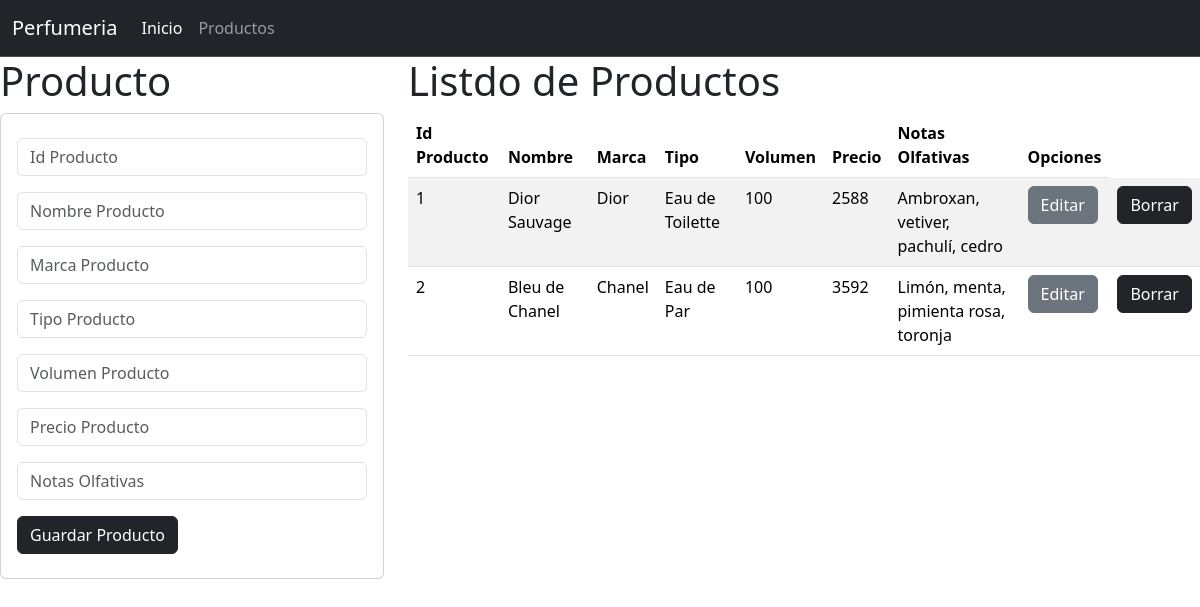
The page / on the database its author committed.
### producto_app/models.py (models this page shows, shortened)
class Producto(models.Model):
    id_producto=models.PositiveSmallIntegerField(primary_key=True,max_length=6)
    nombre=models.CharField(max_length=100)
    marca=models.CharField(max_length=100)
    tipo=models.CharField(max_length=100)
    volumen=models.PositiveSmallIntegerField()
    precio=models.PositiveSmallIntegerField()
    notas_olfativas=models.CharField(max_length=100)

### producto_app/views.py (the view)
# urls.py: path('',views.inicio_vista,name="inicio_vista"),
def inicio_vista(request):
    losproductos=Producto.objects.all()
    return render(request,'gestionarProducto.html',{'misproductos':losproductos})

### producto_app/templates/gestionarProducto.html
{% extends "base.html" %}
{% block cuerpo %}
<div class="row">
    <div class="col-sm-12 col-md-4 col-lg-4 col-xl-4">
        <h1>Producto</h1>
        <div class="card">
            <div class="card-body">
                <form action="registrarProducto/" method="POST"> {% csrf_token %}
                    <div class="form-group py-2">
                        <input type="text" id="numidproducto" name="numidproducto" class="form-control" placeholder="Id Producto" minlength="1" maxlength="6" required>
                    </div>
                    <div class="form-group py-2">
                        <input type="text" id="txtnombre" name="txtnombre" class="form-control" placeholder="Nombre Producto" maxlength="100" required>
                    </div>
                    <div class="form-group py-2">
                        <input type="text" id="txtmarca" name="txtmarca" class="form-control" placeholder="Marca Producto" maxlength="100" required>
                    </div>
                    <div class="form-group py-2">
                        <input type="text" id="txttipo" name="txttipo" class="form-control" placeholder="Tipo Producto" maxlength="10" required>
                    </div>
                    <div class="form-group py-2">
                        <input type="text" id="numvolumen" name="numvolumen" class="form-control" placeholder="Volumen Producto" maxlength="50" required>
                    </div>
                    <div class="form-group py-2">
                        <input type="text" id="numprecio" name="numprecio" class="form-control" placeholder="Precio Producto" maxlength="100" required>
                    </div>
                    <div class="form-group py-2">
                        <input type="text" id="txtnotas" name="txtnotas" class="form-control" placeholder="Notas Olfativas" maxlength="100" required>
                    </div>
                    <div class="form-group py-2">
                        <button type="submit" class="btn btn-dark">Guardar Producto</button>
                    </div>
                </form>
            </div>
        </div>
    </div>
    <div class="col-sm-12 col-md-8 col-lg-8 col-xl-8">
        <h1>Listdo de Productos</h1>
        <table class="table table-striped">
            <thead>
                <tr>
                    <th scope="col">Id Producto</th>
                    <th scope="col">Nombre</th>
                    <th scope="col">Marca</th>
                    <th scope="col">Tipo</th>
                    <th scope="col">Volumen</th>
                    <th scope="col">Precio</th>
                    <th scope="col">Notas Olfativas</th>
                    <th>Opciones</th>
                </tr>
            </thead>
            <tbody>
                {% for m in misproductos %}
                    <tr>
                        <td> {{m.id_producto}} </td>
                        <td> {{m.nombre}} </td>
                        <td> {{m.marca}} </td>
                        <td> {{m.tipo}} </td>
                        <td> {{m.volumen}} </td>
                        <td> {{m.precio}} </td>
                        <td> {{m.notas_olfativas}} </td>
                        <td><a href="seleccionarProducto/{{m.id_producto}}" class="btn btn-secondary">Editar</a></td>
                        <td><a href="borrarProducto/{{m.id_producto}}" class="btn btn-dark">Borrar</a></td>
                    </tr>
                {% endfor %}
            </tbody>
        </table>
    </div>
</div>
{% endblock %}

### producto_app/templates/base.html (shortened to what this page needs)
<!doctype html>
<html lang="es">
<head>
    <link href="https://cdn.jsdelivr.net/npm/bootstrap@5.3.3/dist/css/bootstrap.min.css" rel="stylesheet">
</head>
<body>
    <nav class="navbar navbar-expand-lg bg-dark border-bottom border-body" data-bs-theme="dark">
        <div class="container-fluid">
            <a class="navbar-brand" href="#">Perfumeria</a>
            <div class="collapse navbar-collapse" id="navbarNav">
            <ul class="navbar-nav">
                <li class="nav-item">
                <a class="nav-link active" aria-current="page" href="#">Inicio</a>
                </li>
                <li class="nav-item">
                <a class="nav-link" href="#">Productos</a>
                </li>
            </ul>
            </div>
        </div>
    </nav>
    <div class"container">
        {% block cuerpo %}
        {% endblock %}
    </div>
</body>
</html>

### rows shown on the page
Producto: id_producto "1", nombre "Dior Sauvage", marca "Dior", tipo "Eau de Toilette", volumen "100", precio "2588", notas_olfativas "Ambroxan, vetiver, pachulí, cedro"
Producto: id_producto "2", nombre "Bleu de Chanel", marca "Chanel", tipo "Eau de Par", volumen "100", precio "3592", notas_olfativas "Limón, menta, pimienta rosa, toronja"
